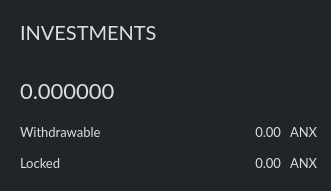
     <widget class="QGroupBox" name="statsBox_2">
      <property name="geometry">
       <rect>
        <x>570</x>
        <y>410</y>
        <width>331</width>
        <height>191</height>
       </rect>
      </property>
      <property name="styleSheet">
       <string notr="true">background: #212529;border-radius: 2px; border: 0px solid #343a40;</string>
      </property>
      <property name="title">
       <string/>
      </property>
      <widget class="QLabel" name="label_16">
       <property name="geometry">
        <rect>
         <x>20</x>
         <y>150</y>
         <width>141</width>
         <height>25</height>
        </rect>
       </property>
       <property name="font">
        <font>
         <family>Lato</family>
         <pointsize>-1</pointsize>
        </font>
       </property>
       <property name="styleSheet">
        <string notr="true">color: #ddd;
background: transparent;
font-family: Lato;
font-size: 13px;
border: none;</string>
       </property>
       <property name="text">
        <string>Locked</string>
       </property>
      </widget>
      <widget class="QLabel" name="label_17">
       <property name="geometry">
        <rect>
         <x>20</x>
         <y>120</y>
         <width>131</width>
         <height>24</height>
        </rect>
       </property>
       <property name="font">
        <font>
         <family>Lato</family>
         <pointsize>-1</pointsize>
        </font>
       </property>
       <property name="styleSheet">
        <string notr="true">color: #ddd;
background: transparent;
font-family: Lato;
font-size: 13px;
border: none;</string>
       </property>
       <property name="text">
        <string>Withdrawable</string>
       </property>
      </widget>
      <widget class="QLabel" name="m_unlockedInvestmentsLabel">
       <property name="geometry">
        <rect>
         <x>140</x>
         <y>120</y>
         <width>141</width>
         <height>24</height>
        </rect>
       </property>
       <property name="font">
        <font>
         <family>Lato</family>
         <pointsize>-1</pointsize>
        </font>
       </property>
       <property name="styleSheet">
        <string notr="true">color: #ddd;
background: transparent;
font-family: Lato;
font-size: 13px;
border: none;</string>
       </property>
       <property name="text">
        <string notr="true">0.00</string>
       </property>
       <property name="alignment">
        <set>Qt::AlignRight|Qt::AlignTrailing|Qt::AlignVCenter</set>
       </property>
      </widget>
      <widget class="QLabel" name="m_lockedInvestmentLabel">
       <property name="geometry">
        <rect>
         <x>170</x>
         <y>150</y>
         <width>111</width>
         <height>25</height>
        </rect>
       </property>
       <property name="font">
        <font>
         <family>Lato</family>
         <pointsize>-1</pointsize>
        </font>
       </property>
       <property name="styleSheet">
        <string notr="true">color: #ddd;
background: transparent;
font-family: Lato;
font-size: 13px;
border: none;</string>
       </property>
       <property name="text">
        <string notr="true">0.00</string>
       </property>
       <property name="alignment">
        <set>Qt::AlignRight|Qt::AlignTrailing|Qt::AlignVCenter</set>
       </property>
      </widget>
      <widget class="QLabel" name="m_tickerLabel2_5">
       <property name="geometry">
        <rect>
         <x>290</x>
         <y>150</y>
         <width>31</width>
         <height>25</height>
        </rect>
       </property>
       <property name="font">
        <font>
         <family>Lato</family>
         <pointsize>-1</pointsize>
        </font>
       </property>
       <property name="styleSheet">
        <string notr="true">color: #ddd;
background: transparent;
font-family: Lato;
font-size: 13px;
border: none;</string>
       </property>
       <property name="text">
        <string notr="true">ANX</string>
       </property>
      </widget>
      <widget class="QLabel" name="m_tickerLabel1_9">
       <property name="geometry">
        <rect>
         <x>290</x>
         <y>120</y>
         <width>31</width>
         <height>24</height>
        </rect>
       </property>
       <property name="font">
        <font>
         <family>Lato</family>
         <pointsize>-1</pointsize>
        </font>
       </property>
       <property name="styleSheet">
        <string notr="true">color: #ddd;
background: transparent;
font-family: Lato;
font-size: 13px;
border: none;</string>
       </property>
       <property name="text">
        <string notr="true">ANX</string>
       </property>
      </widget>
      <widget class="QLabel" name="m_investmentsTitle">
       <property name="geometry">
        <rect>
         <x>20</x>
         <y>20</y>
         <width>171</width>
         <height>25</height>
        </rect>
       </property>
       <property name="font">
        <font>
         <family>Lato</family>
         <pointsize>-1</pointsize>
        </font>
       </property>
       <property name="styleSheet">
        <string notr="true">color: #ddd;
background: transparent;
font-size: 20px;
font-family: Lato;
border: none;</string>
       </property>
       <property name="text">
        <string>INVESTMENTS</string>
       </property>
      </widget>
      <widget class="QPushButton" name="m_investmentsButton">
       <property name="geometry">
        <rect>
         <x>290</x>
         <y>20</y>
         <width>24</width>
         <height>24</height>
        </rect>
       </property>
       <property name="font">
        <font>
         <family>Lato</family>
         <pointsize>8</pointsize>
        </font>
       </property>
       <property name="styleSheet">
        <string notr="true">border: none;</string>
       </property>
       <property name="text">
        <string/>
       </property>
       <property name="icon">
        <iconset resource="../../resources.qrc">
         <normaloff>:/icons/tx_investment.png</normaloff>:/icons/tx_investment.png</iconset>
       </property>
      </widget>
      <widget class="QLabel" name="m_totalInvestmentLabel">
       <property name="geometry">
        <rect>
         <x>20</x>
         <y>70</y>
         <width>291</width>
         <height>41</height>
        </rect>
       </property>
       <property name="minimumSize">
        <size>
         <width>0</width>
         <height>0</height>
        </size>
       </property>
       <property name="font">
        <font>
         <family>Lato</family>
         <pointsize>-1</pointsize>
        </font>
       </property>
       <property name="styleSheet">
        <string notr="true">color: #ddd;
background: transparent;
font-family: Lato;
font-size: 22px;
border: none;</string>
       </property>
       <property name="text">
        <string notr="true">0.000000</string>
       </property>
       <property name="alignment">
        <set>Qt::AlignLeading|Qt::AlignLeft|Qt::AlignVCenter</set>
       </property>
      </widget>
     </widget>
